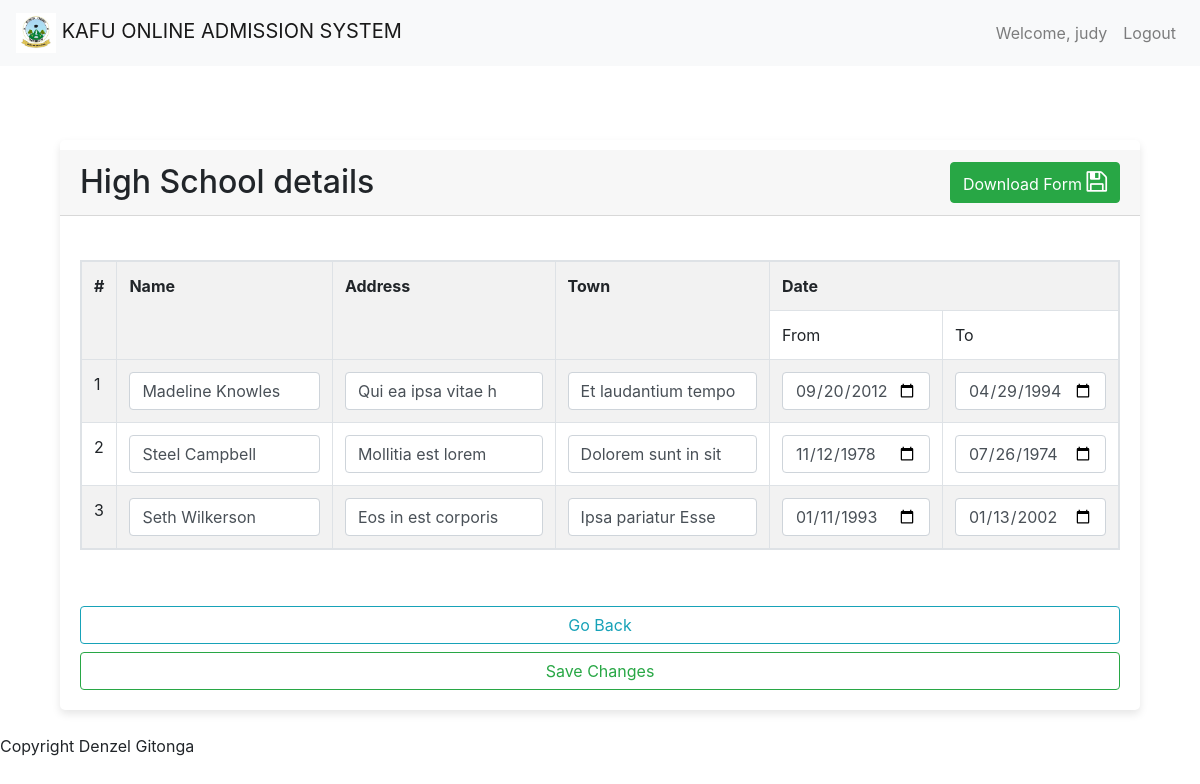
The page /submissions/high-school-details/3/ (signed in) on the database its author committed.
### accounts/models.py (models this page shows, shortened)
class User(AbstractBaseUser, PermissionsMixin):
    username = models.CharField(max_length=255, unique=True)
    email = models.EmailField(max_length=255, unique=True)
    phone_number = models.CharField(max_length=20, blank=True, null=True)
    full_name = models.CharField(max_length=255, blank=True, null=True)
    is_staff = models.BooleanField(default=False)
    is_active = models.BooleanField(default=True)
    groups = models.ManyToManyField(
        'auth.Group',
        blank=True,
        related_name='myuser_set',
        related_query_name='user',
    )
    user_permissions = models.ManyToManyField(
        'auth.Permission',
        blank=True,
        related_name='myuser_set',
        related_query_name='user',
    )
    objects = UserManager()
    USERNAME_FIELD = 'username'
    REQUIRED_FIELDS = ['email']

### admissions/models.py (models this page shows, shortened)
class HighSchoolDetail(models.Model):
    user = models.ForeignKey(settings.AUTH_USER_MODEL, on_delete=models.CASCADE)
    first_high_school_name = models.CharField(max_length=50)
    first_high_school_address = models.CharField(max_length=50)
    first_high_school_town = models.CharField(max_length=50)
    first_high_school_from_date = models.CharField(max_length=50)
    first_high_school_to_date = models.CharField(max_length=50)
    second_high_school_name = models.CharField(max_length=50)
    second_high_school_address = models.CharField(max_length=50)
    second_high_school_town = models.CharField(max_length=50)
    second_high_school_from_date = models.CharField(max_length=50)
    second_high_school_to_date = models.CharField(max_length=50)
    third_high_school_name = models.CharField(max_length=50)
    third_high_school_address = models.CharField(max_length=50)
    third_high_school_town = models.CharField(max_length=50)
    third_high_school_from_date = models.CharField(max_length=50)
    third_high_school_to_date = models.CharField(max_length=50)

### submissions/views.py (the view)
# urls.py: path('high-school-details/<int:user_id>/', views.view_high_school_details, name="view_high_school_details"), # high school details
@login_required
def view_high_school_details(request, user_id):
    high_school_detail = get_object_or_404(HighSchoolDetail, user_id=user_id)
    form = ViewHighSchoolDetailForm(instance=high_school_detail)
    if request.method == 'POST':
        form = ViewHighSchoolDetailForm(request.POST, instance=high_school_detail)
        if form.is_valid():
            form.save()
            messages.success(request, "Your high school details have been updated successfully!!! See the details below")
            return redirect('submissions:view_high_school_details', user_id=user_id)
    context = {
        'form': form
    }
    return render(request, 'submissions/view_high_school_details.html', context)

### submissions/forms.py
class ViewHighSchoolDetailForm(forms.ModelForm):
    class Meta:
        model = HighSchoolDetail
        fields = [
            'first_high_school_name',
            'first_high_school_address',
            'first_high_school_town',
            'first_high_school_from_date',
            'first_high_school_to_date',
            'second_high_school_name',
            'second_high_school_address',
            'second_high_school_town',
            'second_high_school_from_date',
            'second_high_school_to_date',
            'third_high_school_name',
            'third_high_school_address',
            'third_high_school_town',
            'third_high_school_from_date',
            'third_high_school_to_date',
        ]

### templates/submissions/view_high_school_details.html (shortened to what this page needs)
{% extends 'common/base.html' %}
{% block content %}
    <div class="container" style="margin-top: 50px;">
        <div class="row">
            <div class="col-md-12">
                <div class="card">
                    <form action="" method="POST">
                        <div class="card-header" style="display: flex; justify-content: space-between; align-items: center; margin-top: 10px;">
                            <h2 style="margin: 0;">High School details</h2>
                            <a class="btn btn-success" href="{% url 'forms_downloads:download_high_school_details' user_id=user.id %}" style="margin-left: 10px;">
                                Download Form
                                 <i class="fa fa-save" style="font-size:24px;"></i>
                            </a>
                        </div>
                        <br>
                            <div class="card-body">
                                <table class="table table-striped table-bordered table-hover table-responsive">
                                    <tr>
                                        <th rowspan="2">#</th>
                                        <th rowspan="2">Name</th>
                                        <th rowspan="2">Address</th>
                                        <th rowspan="2">Town</th>
                                        <th colspan="2">Date</th>
                                    </tr>
                                    <tr>
                                        <td>From</td>
                                        <td>To</td>
                                    </tr>
                                    <tr>
                                        <td>
                                            1
                                        </td>
                                        <td>
                                            <input type="text" class="form-control" placeholder="Name of your first high school/secondary school" name="first_high_school_name" value="{{ form.first_high_school_name.value }}">
                                        </td>
                                        <td>
                                            <input type="text" class="form-control" placeholder="Address of your first high school/secondary school" name="first_high_school_address" value="{{ form.first_high_school_address.value }}">
                                        </td>
                                        <td>
                                            <input type="text" class="form-control" placeholder="The town of your first high school/secondary school" name="first_high_school_town" value="{{ form.first_high_school_town.value }}">
                                        </td>
                                        <td>
                                           <input type="date" class="form-control" name="first_high_school_from_date" max="2018-01-01" value="{{ form.first_high_school_from_date.value }}">
                                        </td>
                                        <td>
                                            <input type="date" class="form-control" name="first_high_school_to_date" max="2022-04-01" value="{{ form.first_high_school_to_date.value }}">
                                        </td>
                                    </tr>
                                    <tr>
                                        <td>
                                            2
                                        </td>
                                        <td>
                                            <input type="text" class="form-control" placeholder="Name of your second high school/secondary school" name="second_high_school_name" value="{{ form.second_high_school_name.value }}">
                                        </td>
                                        <td>
                                            <input type="text" class="form-control" placeholder="Address of your second high school/secondary school" name="second_high_school_address" value="{{ form.second_high_school_address.value }}">
                                        </td>
                                        <td>
                                            <input type="text" class="form-control" placeholder="The town of your second high school/secondary school" name="second_high_school_town" value="{{ form.second_high_school_town.value }}">
                                        </td>
                                        <td>
                                           <input type="date" class="form-control" name="second_high_school_from_date" max="2018-01-01" value="{{ form.second_high_school_from_date.value }}">
                                        </td>
                                        <td>
                                            <input type="date" class="form-control" name="second_high_school_to_date" max="2022-04-01" value="{{ form.second_high_school_to_date.value }}">
                                        </td>
                                    </tr>
                                    <tr>
                                        <td>
                                            3
                                        </td>
                                        <td>
                                            <input type="text" class="form-control" placeholder="Name of your third high school/secondary school" name="third_high_school_name" value="{{ form.third_high_school_name.value }}">
                                        </td>
                                        <td>
                                            <input type="text" class="form-control" placeholder="Address of your third high school/secondary school" name="third_high_school_address" value="{{ form.third_high_school_address.value }}">
                                        </td>
                                        <td>
                                            <input type="text" class="form-control" placeholder="The town of your third high school/secondary school" name="third_high_school_town" value="{{ form.third_high_school_town.value }}">
                                        </td>
                                        <td>
                                           <input type="date" class="form-control" name="third_high_school_from_date" max="2018-01-01" value="{{ form.third_high_school_from_date.value }}">
                                        </td>
                                        <td>
                                            <input type="date" class="form-control" name="third_high_school_to_date" max="2022-04-01" value="{{ form.third_high_school_to_date.value }}">
                                        </td>
                                    </tr>
                                </table>
                            </div>
                        <div class="card-body">
                            <div class="col">
                                <div class="row">
                                    <a class="btn btn-outline-info btn-block" href="{% url 'submissions:view_details' %}">Go Back</a>
                                    <button class="btn btn-outline-success btn-block">Save Changes</button>
                                </div>
                            </div>
                        </div>
                    </form>
                </div>
            </div>
        </div>
    </div>
{% endblock %}

### templates/common/base.html (shortened to what this page needs)
{% load static %}
<!DOCTYPE html>
<html>
<head>
    <link rel="stylesheet" href="{% static 'bootstrap/css/bootstrap.css' %}">
    <link rel="stylesheet" href="{% static 'custom_css/styles.css' %}">
    <link rel="stylesheet" href="https://cdnjs.cloudflare.com/ajax/libs/font-awesome/4.7.0/css/font-awesome.min.css">
</head>
<body>
    <header>
      {% include 'common/header.html' %}
    </header>
    <br>
    <main class="site-main main">
        <div class="container">
            {% block content %}
            {% endblock %}
        </div>
    </main>
    <br>
    <footer>
        {% include 'common/footer.html' %}
    </footer>
</body>
</html>

### templates/common/header.html (shortened to what this page needs)
{% load static %}
<nav class="navbar navbar-expand-lg navbar-light bg-light">
    <a class="navbar-brand" href="{% url 'home' %}">
      <img src="{% static 'images/logos/KAFU_LOGO.jpg' %}" alt="Logo" height="40">
      KAFU ONLINE ADMISSION SYSTEM
    </a>
    <div class="collapse navbar-collapse" id="navbarSupportedContent">
      {% if user.is_authenticated %}
            <ul class="navbar-nav d-none d-lg-flex ml-auto order-3">
                <li class="nav-item">
                    <a class="nav-link" href="">
                        Welcome, {{ user.username }}
                    </a>
                </li>
                <li class="nav-item">
                  <a class="nav-link" href="{% url 'logout' %}">
                    Logout
                  </a>
                </li>
            </ul>
      {% endif %}
    </div>
  </nav>

### templates/common/footer.html
{% load static %}
<footer>
    <article>
        <p>Copyright Denzel Gitonga</p>
    </article>
</footer>

### static/custom_css/styles.css (style rules this page uses)
.card { box-shadow: 0px 4px 8px rgba(0, 0, 0, 0.1); border: none; transition: 0.3s; border-radius: 5px; }

### rows shown on the page
User: username "judy"
HighSchoolDetail: first_high_school_name "Madeline Knowles", first_high_school_address "Qui ea ipsa vitae h", first_high_school_town "Et laudantium tempo", first_high_school_from_date "09/20/2012", first_high_school_to_date "04/29/1994", second_high_school_name "Steel Campbell", second_high_school_address "Mollitia est lorem", second_high_school_town "Dolorem sunt in sit", second_high_school_from_date "11/12/1978", second_high_school_to_date "07/26/1974", third_high_school_name "Seth Wilkerson", third_high_school_address "Eos in est corporis", third_high_school_town "Ipsa pariatur Esse", third_high_school_from_date "01/11/1993", third_high_school_to_date "01/13/2002"
